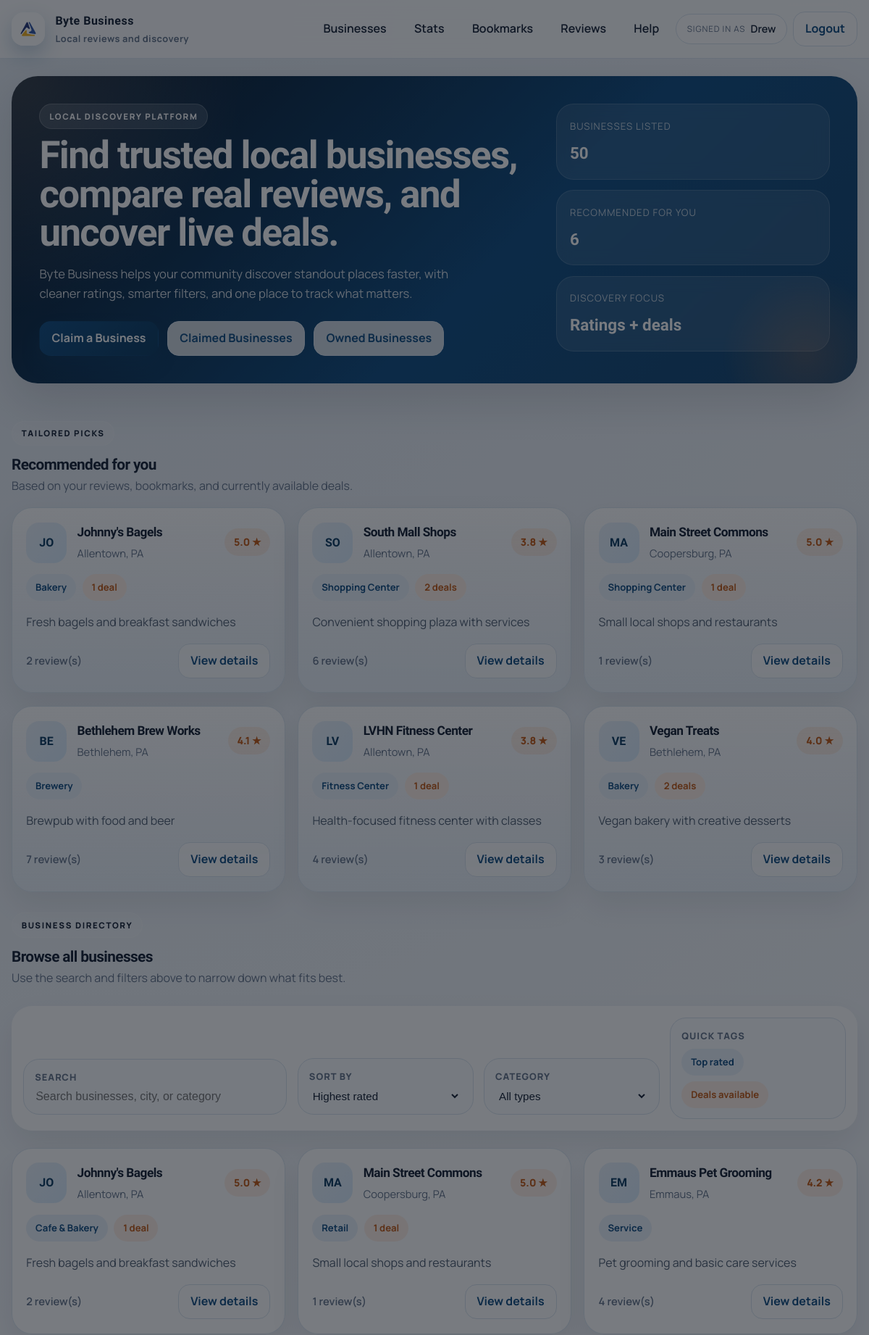
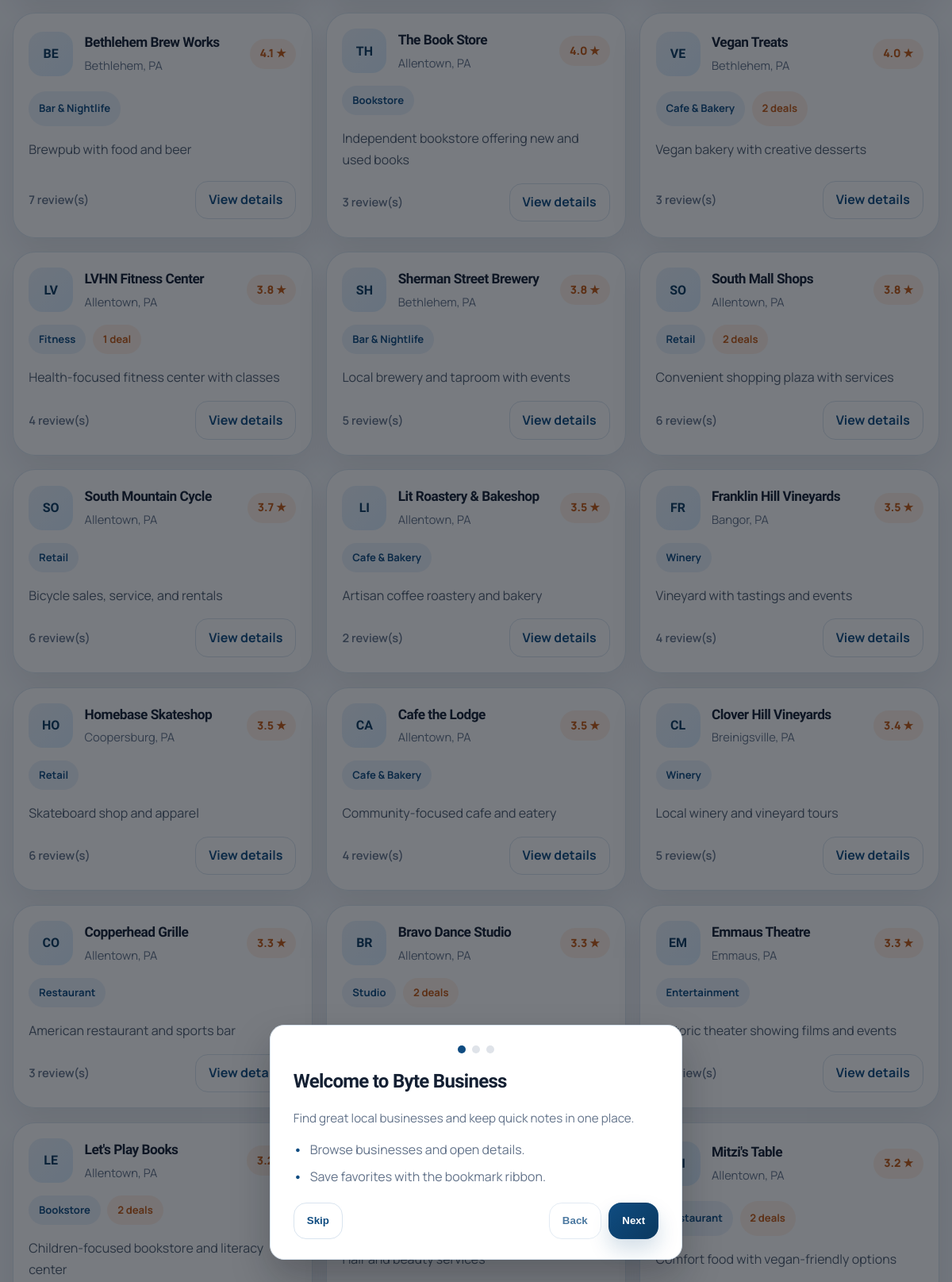
Screenshot of /businesses (signed in, upper part) with the database file from the repository (2 pictures, top to bottom).
### app/models.py (models this page shows)
class User(db.Model, UserMixin):
    id = db.Column(db.Integer, primary_key=True)
    username = db.Column(db.String(150), unique=True, nullable=False)
    email = db.Column(db.String(150), unique=True, nullable=False)
    password = db.Column(db.String(256), nullable=False)
    created_at = db.Column(db.DateTime, default=datetime.utcnow)
    is_verified = db.Column(db.Boolean, default=False)
    verified_at = db.Column(db.DateTime, default=None)
    last_verification_email_sent_at = db.Column(db.DateTime, default=None)
    is_admin = db.Column(db.Boolean, default=False)
    is_active = db.Column(db.Boolean, default=True)
    bookmarks = db.relationship("BookMark", back_populates="user", cascade="all, delete-orphan")
    reviews = db.relationship("Review", back_populates="user", cascade="all, delete-orphan")
    redeemed_deals = db.relationship("RedeemDeal", back_populates="user", cascade="all, delete-orphan")
    business_requests = db.relationship("BusinessRequest", back_populates="user", cascade="all, delete-orphan")
    review_likes = db.relationship("ReviewLike", back_populates="user", cascade="all, delete-orphan")

class Business(db.Model):
    id = db.Column(db.Integer, primary_key=True)
    name = db.Column(db.String(200), nullable=False)
    location = db.Column(db.String(200), nullable=False)
    owner_id = db.Column(db.Integer, nullable=True)
    address = db.Column(db.String(300), nullable=False)
    category = db.Column(db.String(100), nullable=False)
    description = db.Column(db.Text, nullable=True)
    created_at = db.Column(db.DateTime, default=datetime.utcnow)
    logo_url = db.Column(db.String(300), nullable=True)
    is_active = db.Column(db.Boolean, default=True)
    website = db.Column(db.String(300), nullable=True)
    contact = db.Column(db.String(50), nullable=True)
    hours = db.Column(db.String(200), nullable=True)
    bookmarks = db.relationship("BookMark", back_populates="business", cascade="all, delete-orphan")
    reviews = db.relationship("Review", back_populates="business", cascade="all, delete-orphan")
    deals = db.relationship("Deal", back_populates="business", cascade="all, delete-orphan")
    def average_rating(self):
        if not self.reviews:
            return None
        return round(sum(review.rating for review in self.reviews) / len(self.reviews), 1)

### app/routes.py (the view)
@main_bp.route('/businesses')
@login_required
def list_businesses():
    if current_user.is_admin:
        businesses = Business.query.all()
    else:
        businesses = Business.query.filter_by(is_active=True).all()
    recommended = recommended_businesses(current_user, businesses)
    return render_template('businesses.html', businesses=businesses, recommended=recommended)

### app/auth_routes.py (called while the page is built)
@login_manager.user_loader
def load_user(user_id):
    return User.query.get(int(user_id))

### app/templates/businesses.html (shortened to what this page needs)
{% extends "base.html" %}
{% block content %}
{% set recommended_items = recommended if recommended is defined and recommended else [] %}
{% set items = businesses if businesses is defined and businesses else sample_businesses %}
<div class="business-page">
  <section class="business-hero">
    <div class="container hero-surface fade-up">
      <div class="hero-grid">
        <div class="hero-copy">
          <span class="section-kicker">Local discovery platform</span>
          <h1>Find trusted local businesses, compare real reviews, and uncover live deals.</h1>
          <p>Byte Business helps your community discover standout places faster, with cleaner ratings, smarter filters, and one place to track what matters.</p>
          <div class="hero-actions">
            <a class="button" href="{{ url_for('main.create_business_request') }}">Claim a Business</a>
            {% if current_user.is_admin %}
            <a class="button subtle" href="{{ url_for('admin.admin_dashboard') }}">Admin Dashboard</a>
            {% else %}
            <a class="button subtle" href="{{ url_for('main.user_business_requests') }}">Claimed Businesses</a>
            <a class="button subtle" href="{{ url_for('owner.owned_businesses') }}">Owned Businesses</a>
            {% endif %}
          </div>
        </div>
        <div class="hero-side">
          <div class="hero-stat-card">
            <span class="hero-stat-label">Businesses listed</span>
            <strong>{{ items|length }}</strong>
          </div>
          <div class="hero-stat-card">
            <span class="hero-stat-label">Recommended for you</span>
            <strong>{{ recommended_items|length }}</strong>
          </div>
          <div class="hero-stat-card">
            <span class="hero-stat-label">Discovery focus</span>
            <strong>Ratings + deals</strong>
          </div>
        </div>
      </div>
    </div>
  </section>
  <div class="container">
    {% if recommended_items and recommended_items|length > 0 %}
    <section class="section fade-up">
      <div class="section-header modern-header">
        <div>
          <span class="section-kicker">Tailored picks</span>
          <h2>Recommended for you</h2>
          <p>Based on your reviews, bookmarks, and currently available deals.</p>
        </div>
      </div>
      <div class="modern-card-grid">
        {% for biz in recommended_items %}
        {% set biz_type = biz.category|default(biz.type|default('Type')) %}
        {% set rating_val = biz.average_rating() if (biz.average_rating is defined and biz.average_rating() is not none) else biz.rating|default('0') %}
        {% set deals_count = (biz.deals|length) if (biz.deals is not none) else biz.deals_count|default(0) %}
        {% set biz_name = biz.name|default('Business name') %}
        {% set biz_is_active = biz.is_active if biz.is_active is defined else True %}
        <article class="business-card-modern recommended-card{{ ' is-inactive' if current_user.is_authenticated and current_user.is_admin and not biz_is_active else '' }}">
          <div class="business-card-top">
            <div class="business-logo">{{ biz_name[:2]|upper }}</div>
            <div>
              <h3>{{ biz_name }}</h3>
              <p>{{ biz.location|default('City, State') }}</p>
            </div>
            <span class="rating-pill">{{ rating_val if rating_val else '4.5' }} ★</span>
          </div>
          <div class="chip-row">
            <span class="metric-chip">{{ biz_type }}</span>
            {% if deals_count > 0 %}
            <span class="metric-chip accent">{{ deals_count }} deal{{ 's' if deals_count != 1 else '' }}</span>
            {% endif %}
          </div>
          <p class="card-summary">{{ biz.description|default('Concise notes about the experience go here.') }}</p>
          <div class="card-footer">
            <span class="review-count">{{ biz.reviews|length if biz.reviews is not none else '—' }} review(s)</span>
            <div class="review-actions">
              <a class="button subtle" href="{{ url_for('main.business_detail', business_id=biz.id|default(loop.index)) }}">View details</a>
            </div>
          </div>
        </article>
        {% endfor %}
      </div>
    </section>
    {% endif %}
    <section class="section fade-up">
      <div class="section-header modern-header">
        <div>
          <span class="section-kicker">Business directory</span>
          <h2>Browse all businesses</h2>
          <p>Use the search and filters above to narrow down what fits best.</p>
        </div>
      </div>
      <div class="filter-shell">
        <form method="get" class="filter-grid" data-business-filters>
          <label class="field-shell" for="search">
            <span class="field-label">Search</span>
            <input id="search" name="q" type="search" placeholder="Search businesses, city, or category" aria-label="Search businesses">
          </label>
          <label class="field-shell" for="sort">
            <span class="field-label">Sort by</span>
            <select name="sort" id="sort">
              <option value="rating_desc">Highest rated</option>
            </select>
          </label>
          <label class="field-shell" for="type">
            <span class="field-label">Category</span>
            <select name="type" id="type">
              <option value="">All types</option>
            </select>
          </label>
          <div class="field-shell action-shell">
            <span class="field-label">Quick tags</span>
            <div class="chip-row">
              <span class="metric-chip">Top rated</span>
              <span class="metric-chip accent">Deals available</span>
            </div>
          </div>
        </form>
      </div>
      <div class="modern-card-grid" id="business-grid">
        {% for biz in items %}
        {% set biz_type = biz.category|default(biz.type|default('Type')) %}
        {% set rating_val = biz.average_rating() if (biz.average_rating is defined and biz.average_rating() is not none) else biz.rating|default('0') %}
        {% set deals_count = (biz.deals|length) if (biz.deals is not none) else biz.deals_count|default(0) %}
        {% set biz_name = biz.name|default('Business name') %}
        {% set biz_is_active = biz.is_active if biz.is_active is defined else True %}
        <article class="business-card-modern{{ ' is-inactive' if current_user.is_authenticated and current_user.is_admin and not biz_is_active else '' }}" data-biz-card data-type="{{ biz_type }}" data-type-raw="{{ biz_type }}" data-rating="{{ rating_val }}" data-name="{{ biz_name }}" data-location="{{ biz.location|default('') }}">
          <div class="business-card-top">
            <div class="business-logo">{{ biz_name[:2]|upper }}</div>
            <div>
              <h3>{{ biz_name }}</h3>
              <p>{{ biz.location|default('City, State') }}</p>
            </div>
            <span class="rating-pill">{{ rating_val if rating_val else '4.5' }} ★</span>
          </div>
          <div class="chip-row">
            <span class="metric-chip" data-type-label>{{ biz_type }}</span>
            {% if deals_count > 0 %}
            <span class="metric-chip accent">{{ deals_count }} deal{{ 's' if deals_count != 1 else '' }}</span>
            {% endif %}
          </div>
          <p class="card-summary">{{ biz.description|default(biz.summary|default('Concise notes about the experience go here.')) }}</p>
          <div class="card-footer">
            <span class="review-count">{{ biz.reviews|length if biz.reviews is not none else '—' }} review(s)</span>
            <div class="review-actions">
              <a class="button subtle" href="{{ url_for('main.business_detail', business_id=biz.id|default(loop.index)) }}">View details</a>
            </div>
          </div>
        </article>
        {% endfor %}
      </div>
    </section>
  </div>
</div>
{% endblock %}

### app/templates/base.html (shortened to what this page needs)
<!doctype html>
<html lang="en">
<head>
  <link rel="stylesheet" href="{{ url_for('static', filename='styles.css') }}">
</head>
<body>
  <header class="site-header">
    <div class="container nav-shell">
      <a class="brand" href="{{ url_for('main.home') }}">
        <span class="brand-mark" aria-hidden="true">
          <img src="{{ url_for('static', filename='FBLA-Symbol.png') }}" alt="">
        </span>
        <span class="brand-copy">
          <span class="brand-name">Byte Business</span>
          <span class="brand-tagline">Local reviews and discovery</span>
        </span>
      </a>
      <nav class="nav-desktop" aria-label="Primary">
        {% if current_user.is_authenticated %}
        <a class="nav-link" href="{{ url_for('main.list_businesses') }}">Businesses</a>
        <a class="nav-link" href="{{ url_for('main.stats') }}">Stats</a>
        <a class="nav-link" href="{{ url_for('bookmarks.view_bookmarks') }}">Bookmarks</a>
        <a class="nav-link" href="{{ url_for('main.reviews') }}">Reviews</a>
        <a class="nav-link" href="{{ url_for('main.help') }}">Help</a>
        <div class="nav-user">
          <span class="nav-user-label">Signed in as</span>
          <span class="nav-user-name">{{ current_user.username }}</span>
        </div>
        <a class="button subtle" href="{{ url_for('auth.logout') }}">Logout</a>
        {% else %}
        <a class="nav-link" href="{{ url_for('main.home') }}">Home</a>
        <a class="nav-link" href="{{ url_for('main.list_businesses') }}">Businesses</a>
        <a class="nav-link" href="{{ url_for('auth.login') }}">Login</a>
        <a class="button" href="{{ url_for('auth.register') }}">Register</a>
        {% endif %}
      </nav>
    </div>
  </header>
  <main class="page">
    {% block content %}{% endblock %}
  </main>
  <div class="onboarding" data-onboarding hidden>
    <div class="onboarding-card" role="dialog" aria-modal="true" aria-labelledby="onboarding-title">
      <div class="onboarding-progress" aria-hidden="true">
        <span class="onboarding-dot is-active" data-dot></span>
        <span class="onboarding-dot" data-dot></span>
        <span class="onboarding-dot" data-dot></span>
      </div>
      <div class="onboarding-slide is-active" data-slide="0">
        <h2 id="onboarding-title">Welcome to Byte Business</h2>
        <p class="muted">Find great local businesses and keep quick notes in one place.</p>
        <ul class="list">
          <li>Browse businesses and open details.</li>
          <li>Save favorites with the bookmark ribbon.</li>
        </ul>
      </div>
      <div class="onboarding-actions">
        <button class="button subtle" type="button" data-skip>Skip</button>
        <div class="onboarding-nav">
          <button class="button subtle" type="button" data-back disabled>Back</button>
          <button class="button" type="button" data-next>Next</button>
        </div>
      </div>
    </div>
  </div>
</body>
</html>

### rows the page displays
User: username "Drew"
Business: name "JO", name "Johnny's Bagels", location "Allentown, PA", rating_val "5.0", category "Bakery", is_active "1", description "Fresh bagels and breakfast sandwiches", reviews|length "2"
Business: name "SO", name "South Mall Shops", location "Allentown, PA", rating_val "3.8", category "Shopping Center", deals_count "2", value "s", description "Convenient shopping plaza with services", reviews|length "6"
Business: name "MA", name "Main Street Commons", location "Coopersburg, PA", rating_val "5.0", category "Shopping Center", is_active "1", description "Small local shops and restaurants", reviews|length "1"
Business: name "BE", name "Bethlehem Brew Works", location "Bethlehem, PA", rating_val "4.1", category "Brewery", description "Brewpub with food and beer", reviews|length "7"
Business: name "LV", name "LVHN Fitness Center", location "Allentown, PA", rating_val "3.8", category "Fitness Center", is_active "1", description "Health-focused fitness center with classes", reviews|length "4"
Business: name "VE", name "Vegan Treats", location "Bethlehem, PA", rating_val "4.0", category "Bakery", deals_count "2", value "s", description "Vegan bakery with creative desserts", reviews|length "3"
Business: name "TH", name "The Book Store", location "Allentown, PA", rating_val "4.0", description "Independent bookstore offering new and used books", reviews|length "3"
Business: name "CO", name "Copperhead Grille", location "Allentown, PA", rating_val "3.3", description "American restaurant and sports bar", reviews|length "3"
Business: name "LI", name "Lit Roastery & Bakeshop", location "Allentown, PA", rating_val "3.5", description "Artisan coffee roastery and bakery", reviews|length "2"
Business: name "SO", name "South Mountain Cycle", location "Allentown, PA", rating_val "3.7", description "Bicycle sales, service, and rentals", reviews|length "6"
Business: name "LE", name "Let's Play Books", location "Allentown, PA", rating_val "3.2", deals_count "2", value "s", description "Children-focused bookstore and literacy center"
Business: name "SH", name "Sherman Street Brewery", location "Bethlehem, PA", rating_val "3.8", description "Local brewery and taproom with events", reviews|length "5"
Business: name "BR", name "Bravo Dance Studio", location "Allentown, PA", rating_val "3.3", deals_count "2", value "s"
Business: name "EM", name "Emmaus Theatre", location "Emmaus, PA", rating_val "3.3", description "Historic theater showing films and events"
Business: name "FR", name "Franklin Hill Vineyards", location "Bangor, PA", rating_val "3.5", description "Vineyard with tastings and events", reviews|length "4"
Business: name "Mitzi's Table", location "Allentown, PA", rating_val "3.2", deals_count "2", value "s", description "Comfort food with vegan-friendly options"
Business: name "CL", name "Clover Hill Vineyards", location "Breinigsville, PA", rating_val "3.4", description "Local winery and vineyard tours", reviews|length "5"
Business: name "HO", name "Homebase Skateshop", location "Coopersburg, PA", rating_val "3.5", description "Skateboard shop and apparel", reviews|length "6"
Business: name "CA", name "Cafe the Lodge", location "Allentown, PA", rating_val "3.5", description "Community-focused cafe and eatery", reviews|length "4"
Business: name "EM", name "Emmaus Pet Grooming", location "Emmaus, PA", rating_val "4.2", description "Pet grooming and basic care services", reviews|length "4"

### other values shown
{{ items|length }} "50"
{{ recommended_items|length }} "6"
